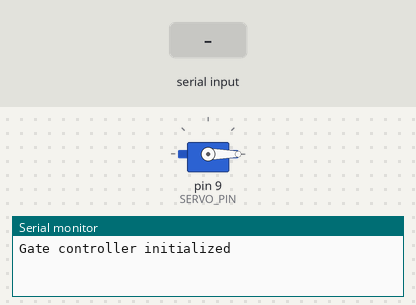
This sketch was run on a simulated Arduino Uno, built with avr-gcc and run on an emulated ATmega328P. Shown: servo, the last lines printed to the serial monitor. The test bench sets the inputs (shaded band).

Above: at 2.2 s.
2.3 s: "O" received over Serial
At 3.5 s:
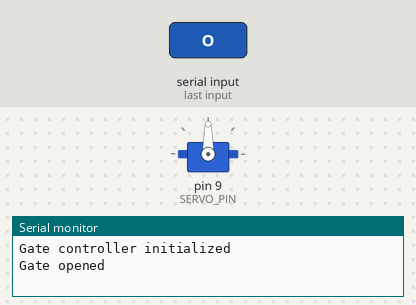
4.4 s: "C" received over Serial
At 4.86 s:
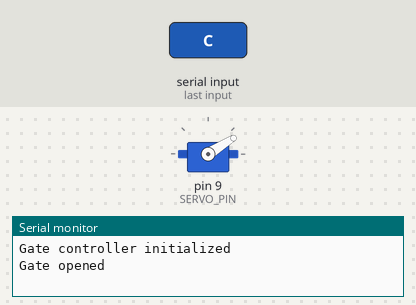
Timing chart, 0 to 7.4 s (numbered marks = the images above; inputs shaded):
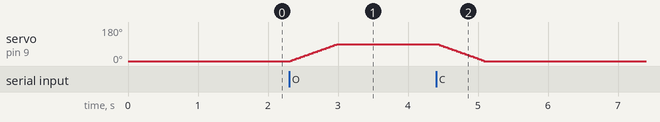

Measured:
- after the input at 2.3 s, servo on pin 9 (SERVO_PIN): moves from 0° to 90° over 0.66 s, starting at once
- after the input at 4.4 s, servo on pin 9 (SERVO_PIN): moves from 90° to 0° over 0.66 s, starting at once

The sketch:

gate_controller.ino
```cpp
#include <Servo.h>

const int SERVO_PIN = 9;
const int OPEN_ANGLE = 90;
const int CLOSED_ANGLE = 0;
const int SERVO_DELAY = 1000;

Servo gateServo;

void setup() {
  Serial.begin(9600);
  gateServo.attach(SERVO_PIN);
  gateServo.write(CLOSED_ANGLE);
  delay(SERVO_DELAY);
  Serial.println("Gate controller initialized");
}

void loop() {
  if (Serial.available() > 0) {
    char command = Serial.read();

    switch (command) {
      case 'O':
        openGate();
        break;

      case 'C':
        closeGate();
        break;
    }
  }
}

void openGate() {
  for (int angle = CLOSED_ANGLE; angle <= OPEN_ANGLE; angle += 2) {
    gateServo.write(angle);
    delay(15);
  }
  Serial.println("Gate opened");
}

void closeGate() {
  for (int angle = OPEN_ANGLE; angle >= CLOSED_ANGLE; angle -= 2) {
    gateServo.write(angle);
    delay(15);
  }
  Serial.println("Gate closed");
}
```
